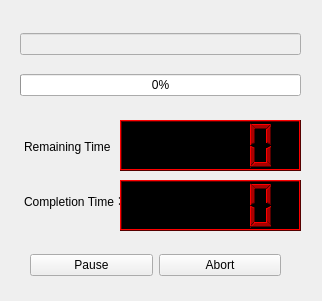
<?xml version="1.0" encoding="UTF-8"?>
<ui version="4.0">
 <class>Print</class>
 <widget class="QWidget" name="Print">
  <property name="geometry">
   <rect>
    <x>0</x>
    <y>0</y>
    <width>322</width>
    <height>301</height>
   </rect>
  </property>
  <property name="maximumSize">
   <size>
    <width>322</width>
    <height>301</height>
   </size>
  </property>
  <property name="windowTitle">
   <string>Printing</string>
  </property>
  <widget class="QLabel" name="label">
   <property name="geometry">
    <rect>
     <x>24</x>
     <y>120</y>
     <width>91</width>
     <height>51</height>
    </rect>
   </property>
   <property name="toolTip">
    <string>剩余时间</string>
   </property>
   <property name="text">
    <string>Remaining Time：</string>
   </property>
  </widget>
  <widget class="QLabel" name="label_2">
   <property name="geometry">
    <rect>
     <x>24</x>
     <y>180</y>
     <width>101</width>
     <height>41</height>
    </rect>
   </property>
   <property name="toolTip">
    <string>完成时间</string>
   </property>
   <property name="text">
    <string>Completion Time：</string>
   </property>
  </widget>
  <widget class="QLCDNumber" name="lcdNumberTimeRemaining">
   <property name="geometry">
    <rect>
     <x>120</x>
     <y>120</y>
     <width>181</width>
     <height>51</height>
    </rect>
   </property>
   <property name="minimumSize">
    <size>
     <width>0</width>
     <height>51</height>
    </size>
   </property>
   <property name="palette">
    <palette>
     <active>
      <colorrole role="WindowText">
       <brush brushstyle="SolidPattern">
        <color alpha="255">
         <red>170</red>
         <green>0</green>
         <blue>0</blue>
        </color>
       </brush>
      </colorrole>
      <colorrole role="Light">
       <brush brushstyle="SolidPattern">
        <color alpha="255">
         <red>255</red>
         <green>0</green>
         <blue>0</blue>
        </color>
       </brush>
      </colorrole>
      <colorrole role="Dark">
       <brush brushstyle="SolidPattern">
        <color alpha="255">
         <red>85</red>
         <green>0</green>
         <blue>0</blue>
        </color>
       </brush>
      </colorrole>
      <colorrole role="Text">
       <brush brushstyle="SolidPattern">
        <color alpha="255">
         <red>0</red>
         <green>0</green>
         <blue>0</blue>
        </color>
       </brush>
      </colorrole>
      <colorrole role="ButtonText">
       <brush brushstyle="SolidPattern">
        <color alpha="255">
         <red>0</red>
         <green>0</green>
         <blue>0</blue>
        </color>
       </brush>
      </colorrole>
      <colorrole role="Base">
       <brush brushstyle="SolidPattern">
        <color alpha="255">
         <red>255</red>
         <green>255</green>
         <blue>255</blue>
        </color>
       </brush>
      </colorrole>
      <colorrole role="Window">
       <brush brushstyle="SolidPattern">
        <color alpha="255">
         <red>0</red>
         <green>0</green>
         <blue>0</blue>
        </color>
       </brush>
      </colorrole>
      <colorrole role="Highlight">
       <brush brushstyle="SolidPattern">
        <color alpha="255">
         <red>85</red>
         <green>85</green>
         <blue>255</blue>
        </color>
       </brush>
      </colorrole>
     </active>
     <inactive>
      <colorrole role="WindowText">
       <brush brushstyle="SolidPattern">
        <color alpha="255">
         <red>170</red>
         <green>0</green>
         <blue>0</blue>
        </color>
       </brush>
      </colorrole>
      <colorrole role="Light">
       <brush brushstyle="SolidPattern">
        <color alpha="255">
         <red>255</red>
         <green>0</green>
         <blue>0</blue>
        </color>
       </brush>
      </colorrole>
      <colorrole role="Dark">
       <brush brushstyle="SolidPattern">
        <color alpha="255">
         <red>85</red>
         <green>0</green>
         <blue>0</blue>
        </color>
       </brush>
      </colorrole>
      <colorrole role="Text">
       <brush brushstyle="SolidPattern">
        <color alpha="255">
         <red>0</red>
         <green>0</green>
         <blue>0</blue>
        </color>
       </brush>
      </colorrole>
      <colorrole role="ButtonText">
       <brush brushstyle="SolidPattern">
        <color alpha="255">
         <red>0</red>
         <green>0</green>
         <blue>0</blue>
        </color>
       </brush>
      </colorrole>
      <colorrole role="Base">
       <brush brushstyle="SolidPattern">
        <color alpha="255">
         <red>255</red>
         <green>255</green>
         <blue>255</blue>
        </color>
       </brush>
      </colorrole>
      <colorrole role="Window">
       <brush brushstyle="SolidPattern">
        <color alpha="255">
         <red>0</red>
         <green>0</green>
         <blue>0</blue>
        </color>
       </brush>
      </colorrole>
      <colorrole role="Highlight">
       <brush brushstyle="SolidPattern">
        <color alpha="255">
         <red>85</red>
         <green>85</green>
         <blue>255</blue>
        </color>
       </brush>
      </colorrole>
     </inactive>
     <disabled>
      <colorrole role="WindowText">
       <brush brushstyle="SolidPattern">
        <color alpha="255">
         <red>85</red>
         <green>0</green>
         <blue>0</blue>
        </color>
       </brush>
      </colorrole>
      <colorrole role="Light">
       <brush brushstyle="SolidPattern">
        <color alpha="255">
         <red>255</red>
         <green>0</green>
         <blue>0</blue>
        </color>
       </brush>
      </colorrole>
      <colorrole role="Dark">
       <brush brushstyle="SolidPattern">
        <color alpha="255">
         <red>85</red>
         <green>0</green>
         <blue>0</blue>
        </color>
       </brush>
      </colorrole>
      <colorrole role="Text">
       <brush brushstyle="SolidPattern">
        <color alpha="255">
         <red>85</red>
         <green>0</green>
         <blue>0</blue>
        </color>
       </brush>
      </colorrole>
      <colorrole role="ButtonText">
       <brush brushstyle="SolidPattern">
        <color alpha="255">
         <red>85</red>
         <green>0</green>
         <blue>0</blue>
        </color>
       </brush>
      </colorrole>
      <colorrole role="Base">
       <brush brushstyle="SolidPattern">
        <color alpha="255">
         <red>0</red>
         <green>0</green>
         <blue>0</blue>
        </color>
       </brush>
      </colorrole>
      <colorrole role="Window">
       <brush brushstyle="SolidPattern">
        <color alpha="255">
         <red>0</red>
         <green>0</green>
         <blue>0</blue>
        </color>
       </brush>
      </colorrole>
      <colorrole role="Highlight">
       <brush brushstyle="SolidPattern">
        <color alpha="255">
         <red>51</red>
         <green>153</green>
         <blue>255</blue>
        </color>
       </brush>
      </colorrole>
     </disabled>
    </palette>
   </property>
   <property name="autoFillBackground">
    <bool>true</bool>
   </property>
  </widget>
  <widget class="QLCDNumber" name="lcdNumberTime">
   <property name="geometry">
    <rect>
     <x>120</x>
     <y>180</y>
     <width>181</width>
     <height>51</height>
    </rect>
   </property>
   <property name="minimumSize">
    <size>
     <width>0</width>
     <height>51</height>
    </size>
   </property>
   <property name="palette">
    <palette>
     <active>
      <colorrole role="WindowText">
       <brush brushstyle="SolidPattern">
        <color alpha="255">
         <red>170</red>
         <green>0</green>
         <blue>0</blue>
        </color>
       </brush>
      </colorrole>
      <colorrole role="Light">
       <brush brushstyle="SolidPattern">
        <color alpha="255">
         <red>255</red>
         <green>0</green>
         <blue>0</blue>
        </color>
       </brush>
      </colorrole>
      <colorrole role="Dark">
       <brush brushstyle="SolidPattern">
        <color alpha="255">
         <red>85</red>
         <green>0</green>
         <blue>0</blue>
        </color>
       </brush>
      </colorrole>
      <colorrole role="Text">
       <brush brushstyle="SolidPattern">
        <color alpha="255">
         <red>0</red>
         <green>0</green>
         <blue>0</blue>
        </color>
       </brush>
      </colorrole>
      <colorrole role="ButtonText">
       <brush brushstyle="SolidPattern">
        <color alpha="255">
         <red>0</red>
         <green>0</green>
         <blue>0</blue>
        </color>
       </brush>
      </colorrole>
      <colorrole role="Base">
       <brush brushstyle="SolidPattern">
        <color alpha="255">
         <red>255</red>
         <green>255</green>
         <blue>255</blue>
        </color>
       </brush>
      </colorrole>
      <colorrole role="Window">
       <brush brushstyle="SolidPattern">
        <color alpha="255">
         <red>0</red>
         <green>0</green>
         <blue>0</blue>
        </color>
       </brush>
      </colorrole>
      <colorrole role="Highlight">
       <brush brushstyle="SolidPattern">
        <color alpha="255">
         <red>85</red>
         <green>85</green>
         <blue>255</blue>
        </color>
       </brush>
      </colorrole>
     </active>
     <inactive>
      <colorrole role="WindowText">
       <brush brushstyle="SolidPattern">
        <color alpha="255">
         <red>170</red>
         <green>0</green>
         <blue>0</blue>
        </color>
       </brush>
      </colorrole>
      <colorrole role="Light">
       <brush brushstyle="SolidPattern">
        <color alpha="255">
         <red>255</red>
         <green>0</green>
         <blue>0</blue>
        </color>
       </brush>
      </colorrole>
      <colorrole role="Dark">
       <brush brushstyle="SolidPattern">
        <color alpha="255">
         <red>85</red>
         <green>0</green>
         <blue>0</blue>
        </color>
       </brush>
      </colorrole>
      <colorrole role="Text">
       <brush brushstyle="SolidPattern">
        <color alpha="255">
         <red>0</red>
         <green>0</green>
         <blue>0</blue>
        </color>
       </brush>
      </colorrole>
      <colorrole role="ButtonText">
       <brush brushstyle="SolidPattern">
        <color alpha="255">
         <red>0</red>
         <green>0</green>
         <blue>0</blue>
        </color>
       </brush>
      </colorrole>
      <colorrole role="Base">
       <brush brushstyle="SolidPattern">
        <color alpha="255">
         <red>255</red>
         <green>255</green>
         <blue>255</blue>
        </color>
       </brush>
      </colorrole>
      <colorrole role="Window">
       <brush brushstyle="SolidPattern">
        <color alpha="255">
         <red>0</red>
         <green>0</green>
         <blue>0</blue>
        </color>
       </brush>
      </colorrole>
      <colorrole role="Highlight">
       <brush brushstyle="SolidPattern">
        <color alpha="255">
         <red>85</red>
         <green>85</green>
         <blue>255</blue>
        </color>
       </brush>
      </colorrole>
     </inactive>
     <disabled>
      <colorrole role="WindowText">
       <brush brushstyle="SolidPattern">
        <color alpha="255">
         <red>85</red>
         <green>0</green>
         <blue>0</blue>
        </color>
       </brush>
      </colorrole>
      <colorrole role="Light">
       <brush brushstyle="SolidPattern">
        <color alpha="255">
         <red>255</red>
         <green>0</green>
         <blue>0</blue>
        </color>
       </brush>
      </colorrole>
      <colorrole role="Dark">
       <brush brushstyle="SolidPattern">
        <color alpha="255">
         <red>85</red>
         <green>0</green>
         <blue>0</blue>
        </color>
       </brush>
      </colorrole>
      <colorrole role="Text">
       <brush brushstyle="SolidPattern">
        <color alpha="255">
         <red>85</red>
         <green>0</green>
         <blue>0</blue>
        </color>
       </brush>
      </colorrole>
      <colorrole role="ButtonText">
       <brush brushstyle="SolidPattern">
        <color alpha="255">
         <red>85</red>
         <green>0</green>
         <blue>0</blue>
        </color>
       </brush>
      </colorrole>
      <colorrole role="Base">
       <brush brushstyle="SolidPattern">
        <color alpha="255">
         <red>0</red>
         <green>0</green>
         <blue>0</blue>
        </color>
       </brush>
      </colorrole>
      <colorrole role="Window">
       <brush brushstyle="SolidPattern">
        <color alpha="255">
         <red>0</red>
         <green>0</green>
         <blue>0</blue>
        </color>
       </brush>
      </colorrole>
      <colorrole role="Highlight">
       <brush brushstyle="SolidPattern">
        <color alpha="255">
         <red>51</red>
         <green>153</green>
         <blue>255</blue>
        </color>
       </brush>
      </colorrole>
     </disabled>
    </palette>
   </property>
   <property name="autoFillBackground">
    <bool>true</bool>
   </property>
  </widget>
  <widget class="QWidget" name="layoutWidget">
   <property name="geometry">
    <rect>
     <x>30</x>
     <y>250</y>
     <width>251</width>
     <height>30</height>
    </rect>
   </property>
   <layout class="QHBoxLayout" name="horizontalLayout">
    <item>
     <widget class="QPushButton" name="pushButtonPauseResume">
      <property name="toolTip">
       <string>暂停</string>
      </property>
      <property name="text">
       <string>Pause</string>
      </property>
     </widget>
    </item>
    <item>
     <widget class="QPushButton" name="pushButtonAbort">
      <property name="toolTip">
       <string>终止</string>
      </property>
      <property name="text">
       <string>Abort</string>
      </property>
     </widget>
    </item>
   </layout>
  </widget>
  <widget class="QWidget" name="layoutWidget">
   <property name="geometry">
    <rect>
     <x>20</x>
     <y>20</y>
     <width>281</width>
     <height>91</height>
    </rect>
   </property>
   <layout class="QVBoxLayout" name="verticalLayout">
    <item>
     <widget class="QLineEdit" name="lineEditLayerCount">
      <property name="enabled">
       <bool>false</bool>
      </property>
     </widget>
    </item>
    <item>
     <widget class="QProgressBar" name="progressBarPrintProgress">
      <property name="toolTip">
       <string>进度</string>
      </property>
      <property name="value">
       <number>0</number>
      </property>
     </widget>
    </item>
   </layout>
  </widget>
 </widget>
 <resources/>
 <connections/>
</ui>
